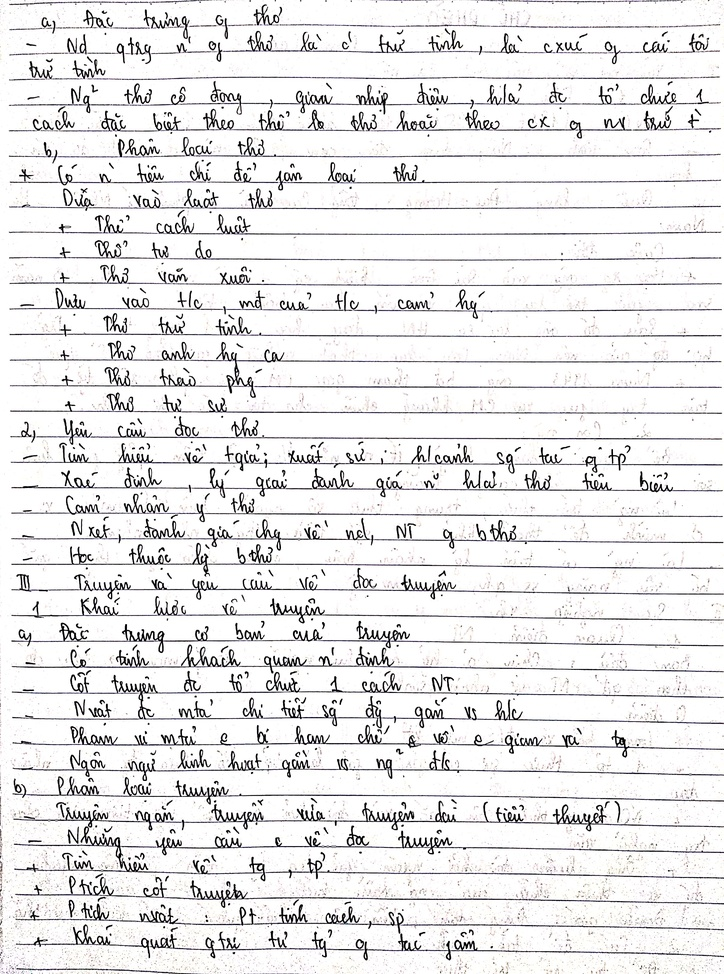
#> input picture b.jpg, 724 x 974 px, shrunk from 2412 x 3244 before the run
$ python line_split.py
#> lines starting #> are read from the running program, lines starting #| are printed output that depends on the picture; after the words box and inside, x2 and y2 are one past the last pixel; in counts of white or black regions, pixels touching at a corner belong together
#> further down, img is the input picture: shape (974, 724, 3); mean B, G, R 232.6, 232.1, 232.8
# coding:utf-8
import numpy as np
from PIL import Image
import cv2
import matplotlib.pyplot as plt
import time

THRESHOLD = 200
TABLE = [1]*THRESHOLD + [0]*(256-THRESHOLD)

def line_split(image, table=TABLE, split_threshold=4):

#> called with split_threshold = 4
    if not isinstance(image, Image.Image):
        if isinstance(image, np.ndarray):
            image = Image.fromarray(image)
        else:
            raise TypeError

    image_ = image.convert('L')
    bn = image_.point(table, '1')
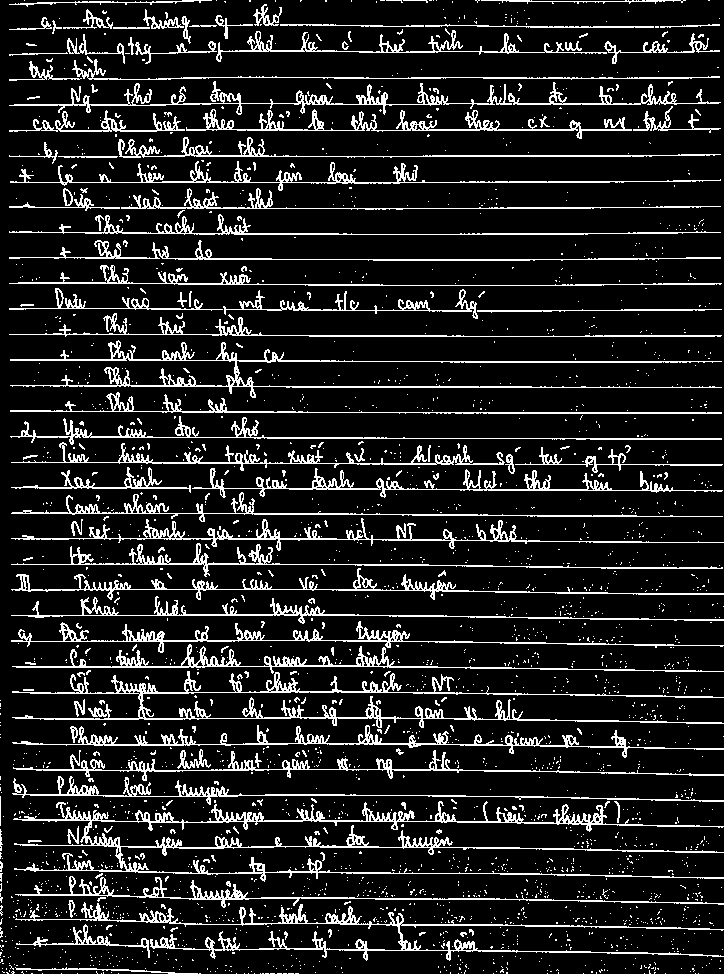
#> bn: PIL image 724x974 1; 12.8% white in thin lines or dots
    bn_mat = np.array(bn)
    h, pic_len = bn_mat.shape   #(1944, 1325)

    bn_mat_diff = np.diff(bn_mat)
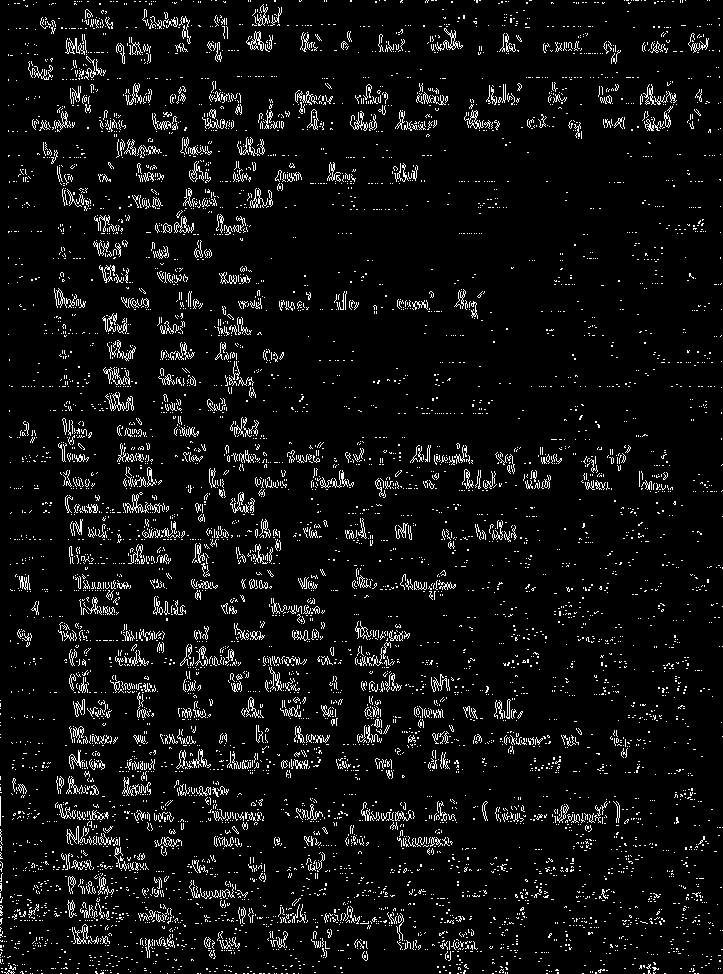
#> bn_mat_diff: shape (974, 723) bool; 6.1% white in thin lines or dots
    project = np.sum(bn_mat_diff, 1) #(1944,)
#> project = 974 values, max 163 at index 816, min 0 at index 235, mean 43.75
    pos = np.where(project <= split_threshold)[0]
#> pos = 37 values from 5 to 415
    project[pos] = 0

    transformed=np.fft.fft(project)
    itransformed_real = np.real(np.fft.ifft(transformed))
#> itransformed_real = 974 values, max 163 at index 816, min -6.38e-14 at index 365, mean 43.65
    signal = np.around(itransformed_real)
#> signal = 974 values, max 163 at index 816, min 0 at index 5, mean 43.65
    pos = np.where(signal <= 0)[0]

    diff = np.diff(pos)
#> diff = 36 values, max 77 at index 3, min 1 at index 0, mean 11.39

    coordinate = list(zip(pos[:-1], pos[1:]))
#> coordinate = 36 pairs, first value 5 to 414, second value 6 to 415
    info = list(zip(diff, coordinate))
#> info = 36 items
    info = list(filter(lambda x: x[0] > 10, info))
#> info = [(74, (6, 80)), (77, (81, 158)), (24, (160, 184)), (26, (184, 210)), (21, (214, 235)), (22, (239, 261)), (21, (265, 286)), (50, (287, 337)), (23, (340, 363)), (23, (365, 388)), (23, (391, 414))]
    line_res = []
    for pos_info in info:
        width = pos_info[0]
        x1, y1, x2, y2 = 0, pos_info[1][0]-int(0.1*width), pic_len, pos_info[1][1]+int(0.1*width)
        sub = image.crop((x1, y1, x2, y2))
        line_res.append([np.array(sub), (x1, y1, x2, y2)])
#> this loop made 11 passes
#> (pos_info, width, y1, y2) on passes 1 to 8: ((74, (6, 80)), 74, -1, 87), ((77, (81, 158)), 77, 74, 165), ((24, (160, 184)), 24, 158, 186), ((26, (184, 210)), 26, 182, 212), ((21, (214, 235)), 21, 212, 237), ((22, (239, 261)), 22, 237, 263), ((21, (265, 286)), 21, 263, 288), ((50, (287, 337)), 50, 282, 342)
#> pass 1, in line_split, `sub = image.crop((x1, y1, x2, y2))`:
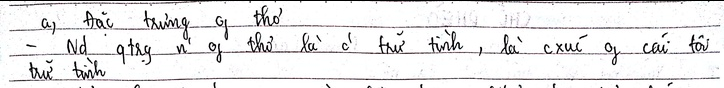
#> sub: PIL image 724x88 RGB; mean R, G, B 233.6, 232.9, 233.6
#> pass 2, in line_split, `sub = image.crop((x1, y1, x2, y2))`:
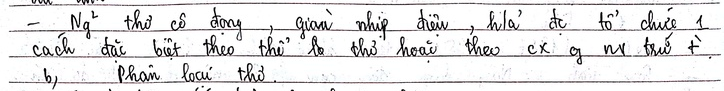
#> sub: PIL image 724x91 RGB; mean R, G, B 229.9, 229.1, 229.8
#> pass 3, in line_split, `sub = image.crop((x1, y1, x2, y2))`:
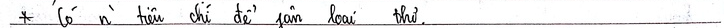
#> sub: PIL image 724x28 RGB; mean R, G, B 235.8, 235.1, 235.6
#> after the loop, line_res = 11 items
    return line_res

###################################test#########################

img = cv2.imread('b.jpg')
t1 = time.time()
line_imgs = line_split(img)
#> line_imgs = 11 items
t2 = time.time()
print("Cost time: {}".format(t2-t1))
tmp = 0
for line_img in line_imgs:
    cv2.imwrite('./debug/'+str(tmp)+'.jpg',line_img[0])
    tmp += 1
    start = line_img[1][0],line_img[1][3]
    end = line_img[1][2],line_img[1][3]
    cv2.line(img,start,end,(0,0,255),1)
#> this loop made 11 passes
#> (start, end) on passes 1 to 8: ((0, 87), (724, 87)), ((0, 165), (724, 165)), ((0, 186), (724, 186)), ((0, 212), (724, 212)), ((0, 237), (724, 237)), ((0, 263), (724, 263)), ((0, 288), (724, 288)), ((0, 342), (724, 342))
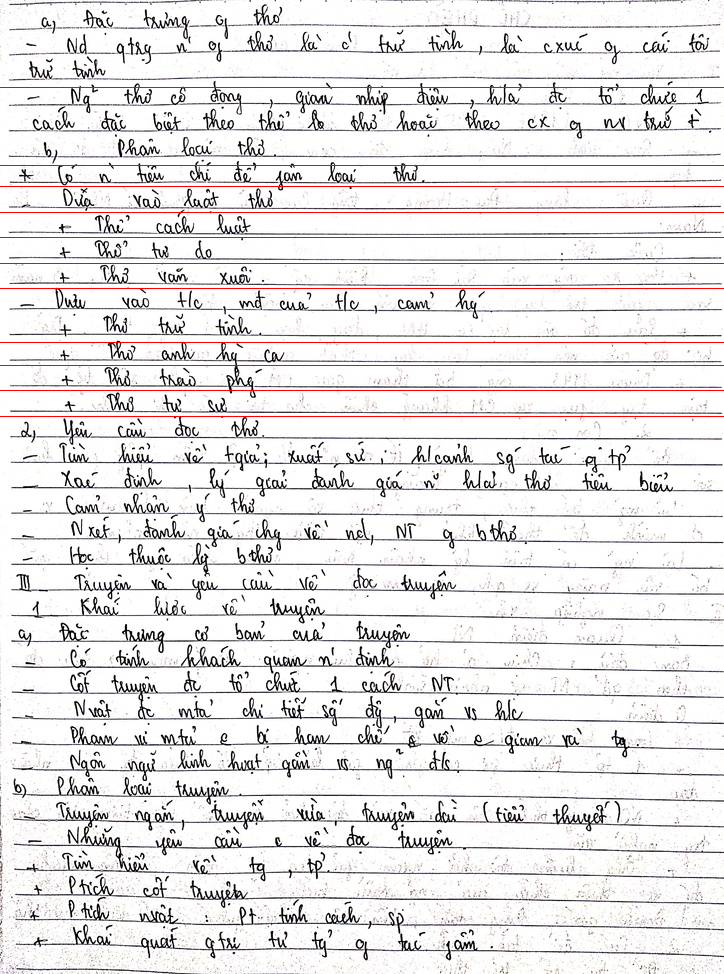
#> img: shape (974, 724, 3); 1.13% of pixels changed, all inside (x1, y1, x2, y2) = (0, 87, 724, 417)
#> after the loop, tmp = 11
cv2.imwrite('line_split_result.jpg',img)

$ run again, with a.jpg copied over b.jpg
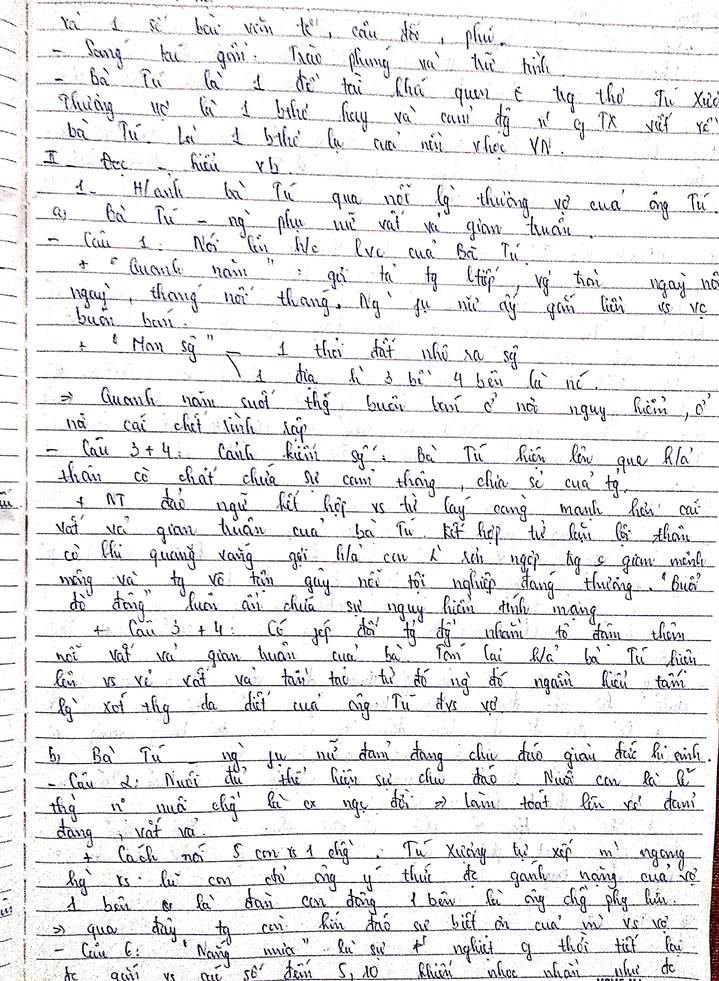
#> input picture a.jpg, 719 x 981 px, shrunk from 2396 x 3268 before the run
#> img is the input picture: shape (981, 719, 3); mean B, G, R 234.1, 231.9, 233.2
#> in line_split, `bn = image_.point(table, '1')`:
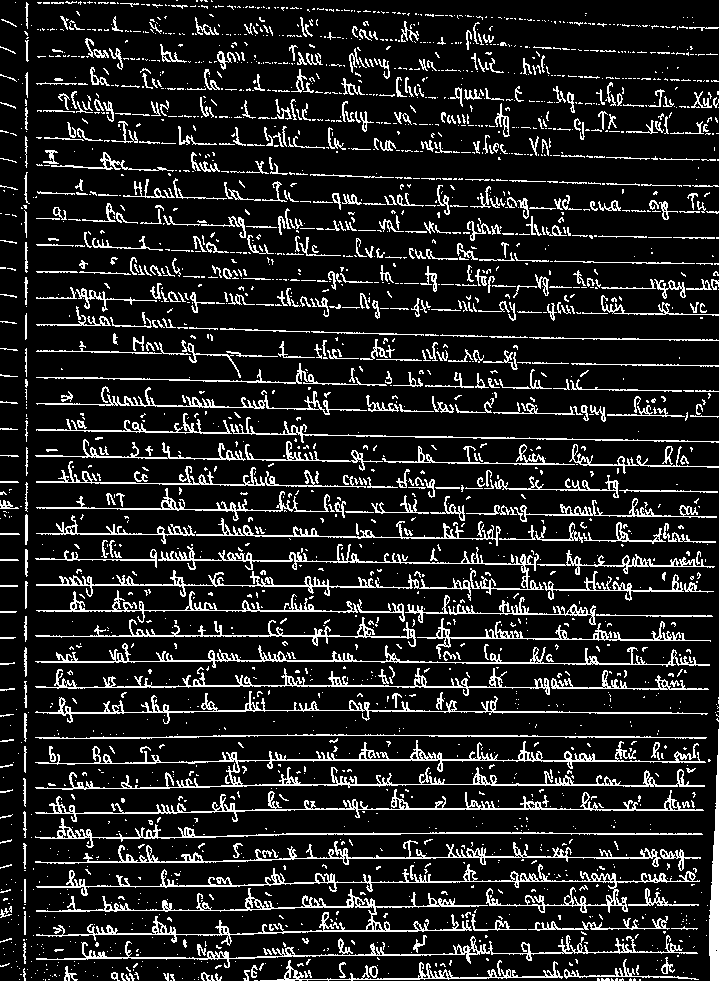
#> bn: PIL image 719x981 1; 13.2% white in thin lines or dots
#> bn_mat_diff: shape (981, 718) bool; 7.9% white in thin lines or dots
#> project = 981 values, max 153 at index 756, min 3 at index 732, mean 57
#> pos = [330, 724, 732]
#> itransformed_real = 981 values, max 153 at index 756, min 3.71e-15 at index 724, mean 56.99
#> signal = 981 values, max 153 at index 756, min 0 at index 330, mean 56.99
#> diff = [394, 8]
#> coordinate = [(330, 724), (724, 732)]
#> in line_split, `info = list(zip(diff, coordinate))`: info = [(394, (330, 724)), (8, (724, 732))]
#> in line_split, `info = list(filter(lambda x: x[0] > 10, info))`: info = [(394, (330, 724))]
#> the loop in line_split, `for pos_info in info:` made 1 pass
#> (pos_info, width, x1, y1, x2, y2) on pass 1: ((394, (330, 724)), 394, 0, 291, 719, 763)
#> after the loop in line_split, `for pos_info in info:`: line_res = 1 item
#> the loop `for line_img in line_imgs:` made 1 pass
#> (tmp, start, end) on pass 1: (1, (0, 763), (719, 763))
#> after the loop `for line_img in line_imgs:`:
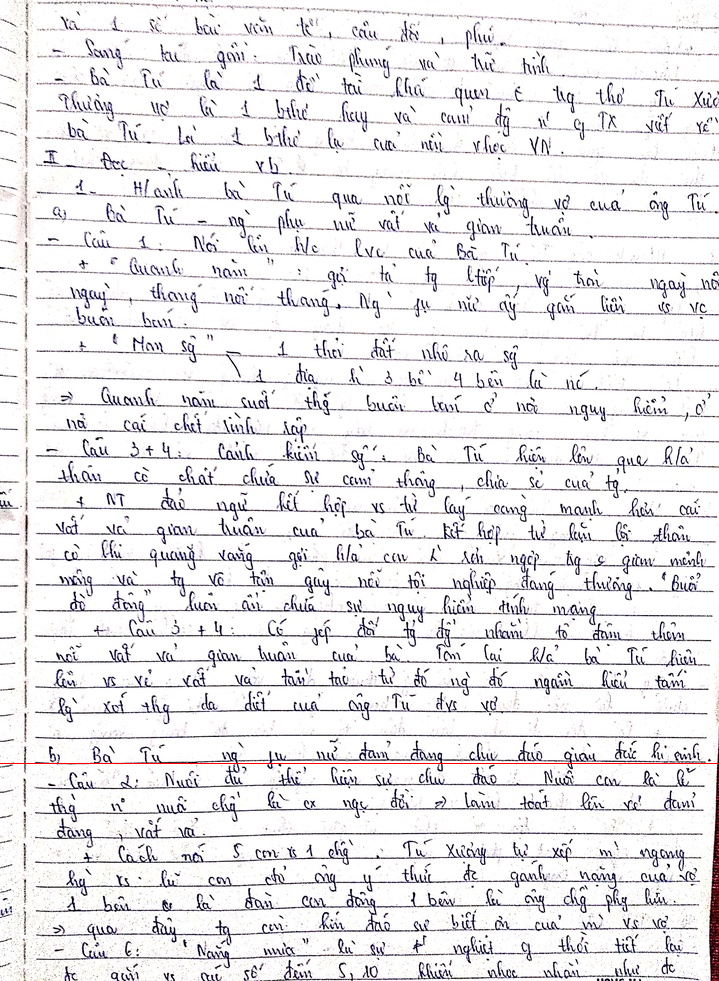
#> img: shape (981, 719, 3); 0.1% of pixels changed, all inside (x1, y1, x2, y2) = (0, 763, 719, 764)
#> after the loop `for line_img in line_imgs:`: tmp = 1

$ run again, with abc.jpg copied over b.jpg
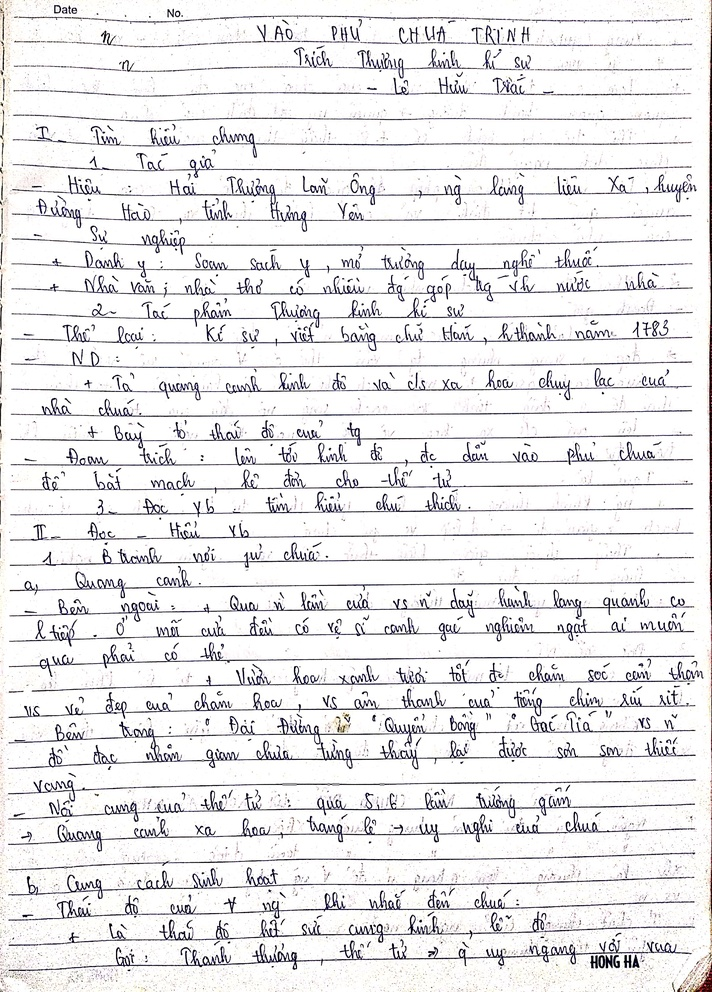
#> input picture abc.jpg, 712 x 992 px, shrunk from 2400 x 3344 before the run
#> img is the input picture: shape (992, 712, 3); mean B, G, R 233.8, 232.6, 233.5
#> in line_split, `bn = image_.point(table, '1')`:
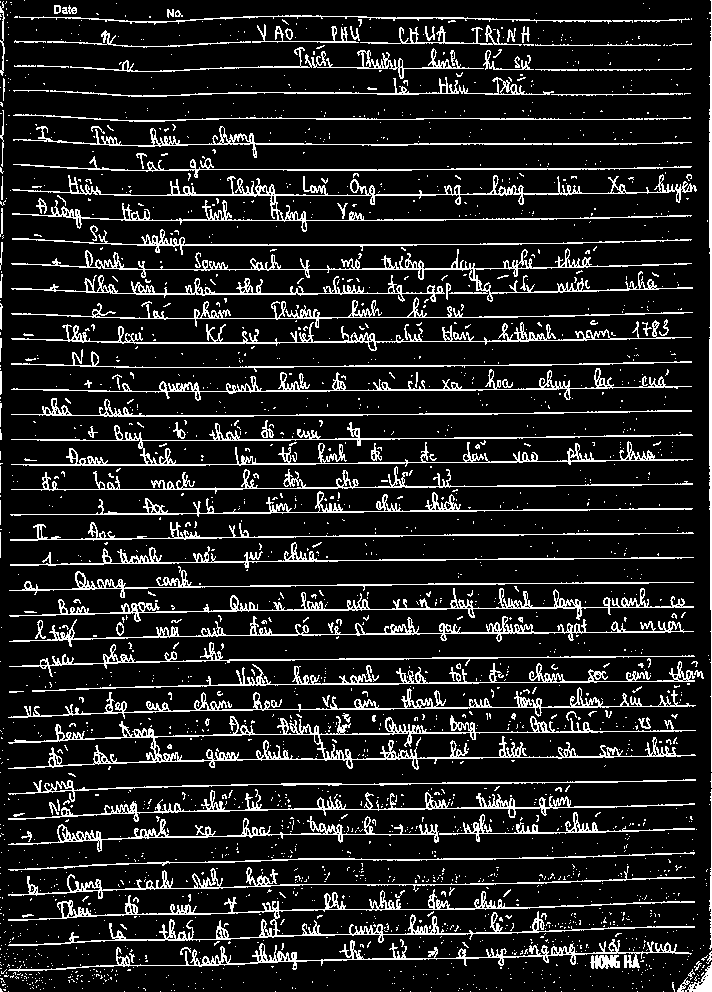
#> bn: PIL image 712x992 1; 12.8% white in thin lines or dots
#> bn_mat_diff: shape (992, 711) bool; 6.8% white in thin lines or dots
#> project = 992 values, max 163 at index 628, min 1 at index 101, mean 48.66
#> pos = 30 values from 0 to 778
#> itransformed_real = 992 values, max 163 at index 628, min -2.2e-14 at index 518, mean 48.58
#> signal = 992 values, max 163 at index 628, min 0 at index 0, mean 48.58
#> diff = 29 values, max 294 at index 13, min 1 at index 1, mean 26.83
#> coordinate = 29 pairs, first value 0 to 777, second value 97 to 778
#> in line_split, `info = list(zip(diff, coordinate))`: info = 29 items
#> in line_split, `info = list(filter(lambda x: x[0] > 10, info))`: info = [(97, (0, 97)), (14, (109, 123)), (294, (123, 417)), (97, (419, 516)), (23, (518, 541)), (27, (541, 568)), (202, (568, 770))]
#> the loop in line_split, `for pos_info in info:` made 7 passes
#> (pos_info, width, y1, y2) on passes 1 to 7: ((97, (0, 97)), 97, -9, 106), ((14, (109, 123)), 14, 108, 124), ((294, (123, 417)), 294, 94, 446), ((97, (419, 516)), 97, 410, 525), ((23, (518, 541)), 23, 516, 543), ((27, (541, 568)), 27, 539, 570), ((202, (568, 770)), 202, 548, 790)
#> after the loop in line_split, `for pos_info in info:`: line_res = 7 items
#> the loop `for line_img in line_imgs:` made 7 passes
#> (start, end) on passes 1 to 7: ((0, 106), (712, 106)), ((0, 124), (712, 124)), ((0, 446), (712, 446)), ((0, 525), (712, 525)), ((0, 543), (712, 543)), ((0, 570), (712, 570)), ((0, 790), (712, 790))
#> after the loop `for line_img in line_imgs:`:
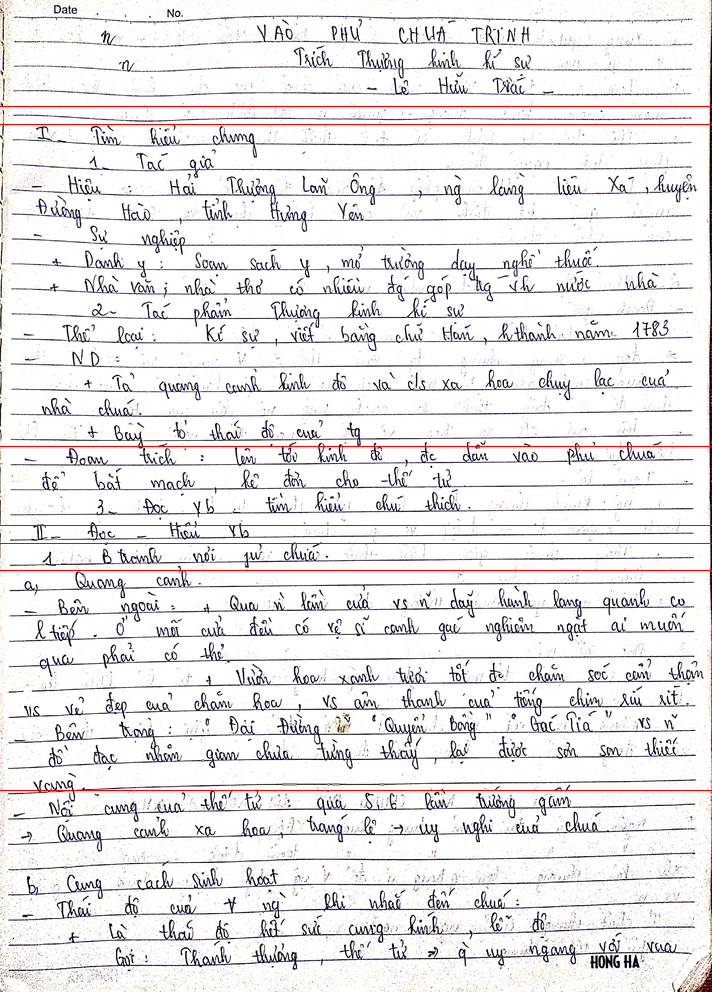
#> img: shape (992, 712, 3); 0.71% of pixels changed, all inside (x1, y1, x2, y2) = (0, 106, 712, 791)
#> after the loop `for line_img in line_imgs:`: tmp = 7
